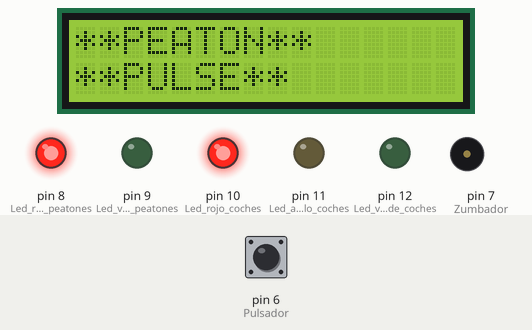
Recording of a sketch running on a simulated Arduino Uno, built with avr-gcc and run on an emulated ATmega328P. On the bench: 16×2 character LCD, output pins drawn as LEDs (lit = HIGH), buzzer (waves = sounding). The inputs (shaded band) are chosen by the test bench; at power-on: pin 6 (Pulsador) LOW.

Above: at 1.2 s.
1.3 s: pin 6 (Pulsador) pulled HIGH for 1 s
At 2.8 s:
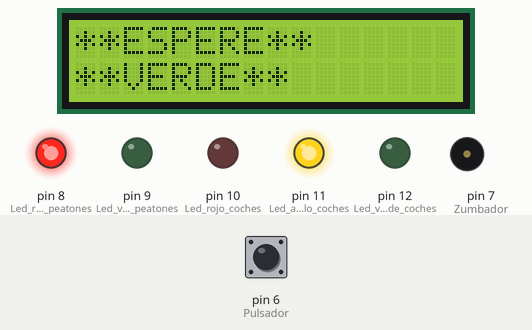
5.3 s: pin 6 (Pulsador) pulled HIGH for 3.2 s
At 7.4 s:
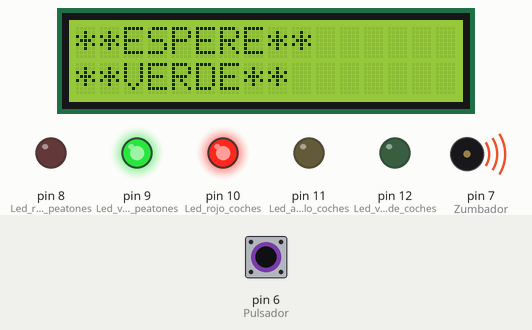
Timing chart, 0 to 18.9 s (numbered marks = the images above; inputs shaded):
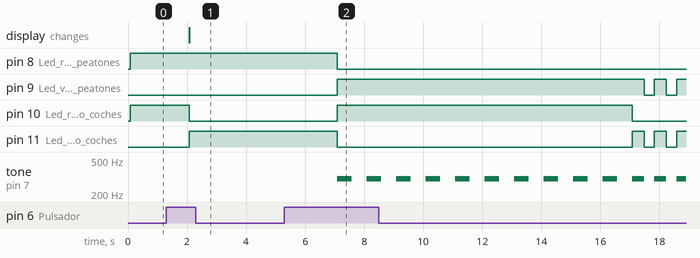

The sketch:

Semaforo.ino
```cpp
#include <LiquidCrystal.h>                  //Libreria LCD
int esperaFinalizada=0;                     //Definicion de variables
unsigned long tiempo=0;
LiquidCrystal lcd(5, 4, 0, 1, 2, 3);        //Pines cableados LCD (RS, E, D4, D5, D6, D7)

void setup() {
  pinMode(6,INPUT);                         //Pulsador
  pinMode(7,OUTPUT);                        //Zumbador
  pinMode (8, OUTPUT);                      //Led rojo peatones
  pinMode (9, OUTPUT);                      //Led verde peatones
  pinMode (10, OUTPUT);                     //Led rojo coches
  pinMode (11, OUTPUT);                     //Led amarillo coches
  pinMode (12, OUTPUT);                     //Led verde coches
  lcd.begin(16, 2);                         //LCD
  lcd.setCursor(0, 0);                      //Apuntar primera fila LCD
  lcd.print("**PEATON**");                  //Texto inicial primera fila
  lcd.setCursor(0, 1);                      //Apuntar primera fila LCD
  lcd.print("**PULSE**");                   //Texto inicial segunda fila
}

int inicio_ciclo(){                          //Ambos semaforos en rojo para los peatones que no han terminado de cruzar
  digitalWrite(10,HIGH);
  digitalWrite(8,HIGH);
  delay(2000);
  tiempo=millis();                           //Vuelca en la variable tiempo el tiempo que lleva arduino encendido
  return (0);
}

int semaforo_verde(int esperaFinalizada, unsigned long tiempo){                     //Coches verde y peatones rojo
  do{                                        //Ejecucion si el pulsador no se ha activado o no han transcurrido 30s
    digitalWrite(10,LOW);
    digitalWrite(12,HIGH);
    if (millis() - tiempo > 15000){          //Si han transcurrido 30 segundos, modifica el valor de la variable
      return (1);
    }
  }while(digitalRead(6)==LOW && esperaFinalizada==0);
  return (0);
}

int semaforo_amarillo(){                    //Coches amarillo y peatones rojo
  digitalWrite(12,LOW);
  digitalWrite(11,HIGH);
  delay(5000);
}

void semaforo_rojo(){                       //Coches rojo y peatones verde
  int contador=0;
  digitalWrite(11,LOW);                     //Se apagan las luces del estado anterior
  digitalWrite(8,LOW);
  digitalWrite(9,HIGH);                     //Se encienden las luces del estado actual
  digitalWrite(10,HIGH);
  for(contador=0;contador<10;contador++){   //Sonido para avisar del semaforo verde para peatones
    tone(7, 300);
    delay(500);
    noTone(7);                              //Apagar zumbador en cada iteracion
    delay(500);
  }
}

void semaforo_intermitente(){               //Parpadeo semaforo amarillo coches y verde peatones
  int contador=0;
  digitalWrite(9,LOW);                      //Se apagan las luces del estado anterior
  digitalWrite(10,LOW);
  for(contador=0;contador<12;contador++){
    tone(7, 300);                           //Tono del zumbador pasivo al ponerse el semáforo en verde intermitente
    digitalWrite(9,HIGH);
    digitalWrite(11,HIGH);
    delay(400);
    noTone(7);                              //Apagar zumbador
    digitalWrite(9,LOW);
    digitalWrite(11,LOW);
    delay(350);
  }
}
void pantalla(){                            //Funcion para cambiar el texto de la pantalla
  lcd.setCursor(0, 0);                      //Primera fila de la pantalla
  lcd.print("**PEATON**");
  lcd.setCursor(0, 1);                      //Segunda fila de la pantalla
  lcd.print("**PULSE**");
  if (digitalRead(6)==HIGH){                //Mensaje en la pantalla si un peaton pide cambio de color
    lcd.setCursor(0, 0);                    //Primera fila de la pantalla
    lcd.print("**ESPERE**");
    lcd.setCursor(0, 1);                    //Segunda fila de la pantalla
    lcd.print("**VERDE**");
  }
}

void loop() {                               //Programa que itera
  pantalla();                               //Llamada a la funcion que modifica el texto de la pantalla
  esperaFinalizada=inicio_ciclo();          //Llamada a la funcion que pone ambos semaforos en rojo
  esperaFinalizada=semaforo_verde(esperaFinalizada,tiempo);//Llamada a la funcion que pone el semaforo de vehiculos en verde
  if (digitalRead(6)==HIGH){                //Llamada a la funcion que modifica el texto de la pantalla, solo si un peaton pide cruzar
    pantalla();
  }
  semaforo_amarillo();                      //Llamada a la funcion que pone el semaforo de vehiculos en amarillo
  pantalla();                               //Llamada a la funcion que modifica el texto de la pantalla
  semaforo_rojo();                          //Llamada a la funcion que pone el semaforo de vehiculos en rojo
  semaforo_intermitente();                  //Llamada a la funcion que pone el semaforo de vehiculos en amarillo intermitente
}
```

Measured:
- after the input at 1.3 s, pin 11 (Led_amarillo_coches): LOW → HIGH after 0.77 s; pin 12 (Led_verde_coches): stays LOW (without the input it goes to HIGH after 0.77 s); the display: changes after 0.77 s (image 1)
